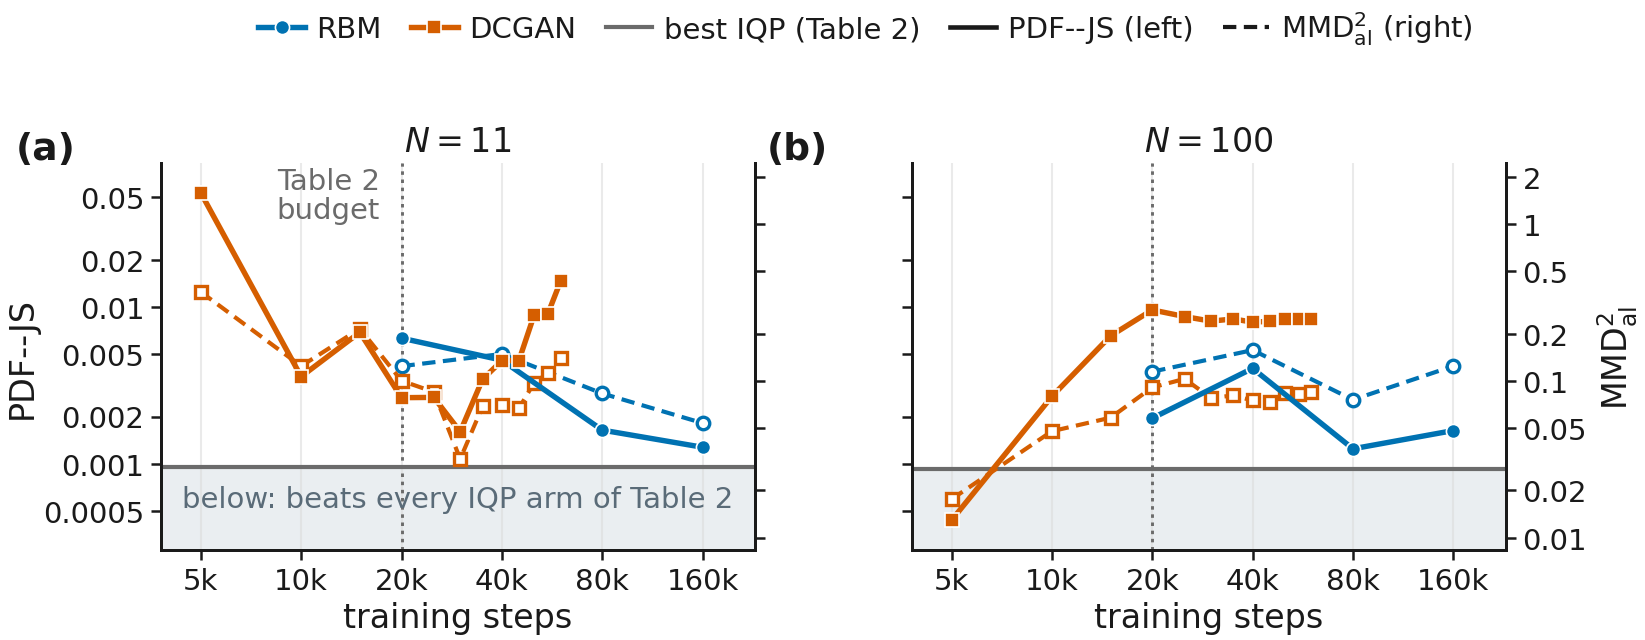

Python code for this plot:
#!/usr/bin/env python3
# -*- coding: utf-8 -*-
"""figA_convergence.pdf -- were the classical baselines simply stopped too early?

Table 2 trains the RBM and the DCGAN for a fixed 20,000 steps.  This figure re-runs both for
longer (RBM to 160k, DCGAN to 60k), scores every snapshot with the SAME evaluation used for
Table 2, and so lets each baseline be read at its best step count rather than at an arbitrary
one -- an advantage no IQP arm in Table 2 is given.

Two panels, N = 11 and N = 100.  x is the training step count (log).  Colour is the model.
Solid lines with filled markers are PDF-JS and are read on the LEFT axis; dashed lines with
open markers are the flux-aligned Conv2D-MMD^2 and are read on the RIGHT axis.

The two axes are deliberately locked: the right axis is the left axis times a single constant
(29.6, the ratio of the two Table-2 IQP reference values), so the ONE grey horizontal is the
best IQP entry of Table 2 in BOTH metrics at once -- 0.00095 / 0.00092 read on the left,
0.0279 / 0.0275 read on the right, which coincide to within 1 % of a decade.  Anything below
the grey line is a baseline that has overtaken every IQP arm of Table 2 in that metric.
The vertical dotted line is Table 2's 20k budget.

Data: experiments/13_iqp_turbulence_replication/results_convergence.jsonl (the sweep) and
results_r3.jsonl / results_r3b.jsonl (the IQP reference, recomputed by
aggregate_convergence.iqp_reference, which asserts it still matches the published Table 2).

Nothing is below 7 pt.  Python 3.9 compatible.
"""
from __future__ import annotations

import json
import os
import sys

import matplotlib
matplotlib.use("Agg")
import matplotlib.pyplot as plt                        # noqa: E402
from matplotlib.lines import Line2D                    # noqa: E402
from matplotlib.ticker import FuncFormatter, LogLocator, NullLocator   # noqa: E402

import fig_style as S

EXP = "<HOME>/gsoc2026-deeplense-qml/experiments/13_iqp_turbulence_replication"
SWEEP = os.path.join(EXP, "results_convergence.jsonl")

# (arm_base in results_convergence.jsonl, legend label, colour, marker)
ARMS = [
    ("RBM-10bit", "RBM", S.OKABE_ITO["blue"], "o"),
    ("DCGAN-32", "DCGAN", S.OKABE_ITO["vermilion"], "s"),
]
N_PANELS = [11, 100]
DASH = (0, (3.2, 1.8))
XTICKS = [5000, 10000, 20000, 40000, 80000, 160000]
XLABELS = ["5k", "10k", "20k", "40k", "80k", "160k"]


def load():
    """{(arm_base, N): (steps, pdf_js, mmd2_aligned)} and the Table-2 IQP reference."""
    rows = [json.loads(l) for l in open(SWEEP) if l.strip()]
    acc = {}
    for r in rows:
        acc.setdefault((r["arm_base"], int(r["n_train"])), []).append(
            (int(r["steps"]), r["pdf_js"], r["conv_mmd2_aligned"]))
    data = {}
    for key, pts in acc.items():
        pts.sort()
        data[key] = ([p[0] for p in pts], [p[1] for p in pts], [p[2] for p in pts])
    sys.path.insert(0, EXP)
    import aggregate_convergence                       # noqa: E402  (asserts against Table 2)
    return data, aggregate_convergence.iqp_reference(EXP)


def _log_axis(ax):
    ax.set_yscale("log")
    ax.yaxis.set_major_locator(LogLocator(base=10.0, subs=(1.0, 2.0, 5.0), numticks=14))
    ax.yaxis.set_minor_locator(NullLocator())
    ax.yaxis.set_major_formatter(FuncFormatter(lambda v, _p: "%g" % v))


def make(outdir):
    S.apply_style()
    data, ref = load()

    # one constant relating the two axes, so a single grey line is the IQP reference for both
    ratios = [ref[n]["conv_mmd2_aligned"]["value"] / ref[n]["pdf_js"]["value"] for n in N_PANELS]
    R = (ratios[0] * ratios[1]) ** 0.5
    pj_all = [v for key in data for v in data[key][1]] + \
             [ref[n]["pdf_js"]["value"] for n in N_PANELS] + \
             [v / R for key in data for v in data[key][2]] + \
             [ref[n]["conv_mmd2_aligned"]["value"] / R for n in N_PANELS]
    lo, hi = min(pj_all) / 1.55, max(pj_all) * 1.55

    fig = plt.figure(figsize=(S.TEXTWIDTH, 2.15))
    geom = [(0.093, 0.360), (0.548, 0.360)]        # (left, width) as figure fractions
    for k, n in enumerate(N_PANELS):
        left, width = geom[k]
        ax = fig.add_axes([left, 0.200, width, 0.600])
        tw = ax.twinx()
        iqp = ref[n]["pdf_js"]["value"]

        ax.axhspan(lo, iqp, color="#eaeef1", zorder=0, lw=0)
        ax.axvline(20000, color=S.INK_MUTED, lw=0.7, ls=(0, (1.2, 1.6)), zorder=1)
        ax.axhline(iqp, color=S.INK_MUTED, lw=1.0, zorder=2)

        for arm, _lab, col, mk in ARMS:
            steps, pj, ma = data[(arm, n)]
            ax.plot(steps, pj, "-", marker=mk, color=col, lw=1.3, ms=3.4, mec="white",
                    mew=0.4, zorder=5)
            ax.plot(steps, [v / R for v in ma], ls=DASH, marker=mk, color=col, lw=1.0,
                    ms=3.0, mfc="white", mew=0.8, zorder=4)

        ax.set_xscale("log")
        ax.set_xlim(3.8e3, 2.3e5)
        ax.set_xticks(XTICKS)
        ax.set_xticklabels(XLABELS)
        ax.xaxis.set_minor_locator(NullLocator())
        ax.set_ylim(lo, hi)
        tw.set_ylim(lo * R, hi * R)
        _log_axis(ax)
        _log_axis(tw)
        ax.set_xlabel("training steps", labelpad=1.5)
        ax.set_title("$N = %d$" % n, pad=3.0)
        S.panel_label(ax, "(%s)" % "ab"[k], x=-0.245, y=0.99)
        ax.spines["top"].set_visible(False)
        tw.spines["top"].set_visible(False)
        ax.grid(True, axis="x", alpha=0.6, zorder=0)
        ax.set_axisbelow(True)
        ax.tick_params(axis="x", pad=1.5)
        ax.tick_params(axis="y", pad=1.5)
        tw.tick_params(axis="y", pad=1.5)
        if k == 0:
            ax.set_ylabel("PDF--JS", labelpad=1.0)
            tw.tick_params(axis="y", labelright=False)
            ax.text(4.4e3, iqp / 1.30, "below: beats every IQP arm of Table 2", fontsize=7.0,
                    color="#5a6b78", ha="left", va="top", zorder=6)
            ax.text(20000 / 1.16, hi / 1.06, "Table 2\nbudget", fontsize=7.0,
                    color=S.INK_MUTED, ha="right", va="top", linespacing=1.05, zorder=6)
        else:
            ax.tick_params(axis="y", labelleft=False)
            tw.set_ylabel("MMD$^2_{\\mathrm{al}}$", labelpad=2.0)

    handles = [Line2D([], [], color=c, lw=1.3, marker=m, ms=3.4, mec="white", mew=0.4, label=l)
               for _a, l, c, m in ARMS]
    handles.append(Line2D([], [], color=S.INK_MUTED, lw=1.0, label="best IQP (Table 2)"))
    handles.append(Line2D([], [], color=S.INK, lw=1.1, ls="-", label="PDF--JS (left)"))
    handles.append(Line2D([], [], color=S.INK, lw=1.0, ls=DASH,
                          label="MMD$^2_{\\mathrm{al}}$ (right)"))
    fig.legend(handles=handles, loc="upper center", bbox_to_anchor=(0.52, 1.045), ncol=5,
               fontsize=7.0, handletextpad=0.4, columnspacing=1.0, borderpad=0.15,
               borderaxespad=0.0)
    return S.save(fig, outdir, "figA_convergence")


if __name__ == "__main__":
    make(os.path.dirname(os.path.abspath(__file__)))
